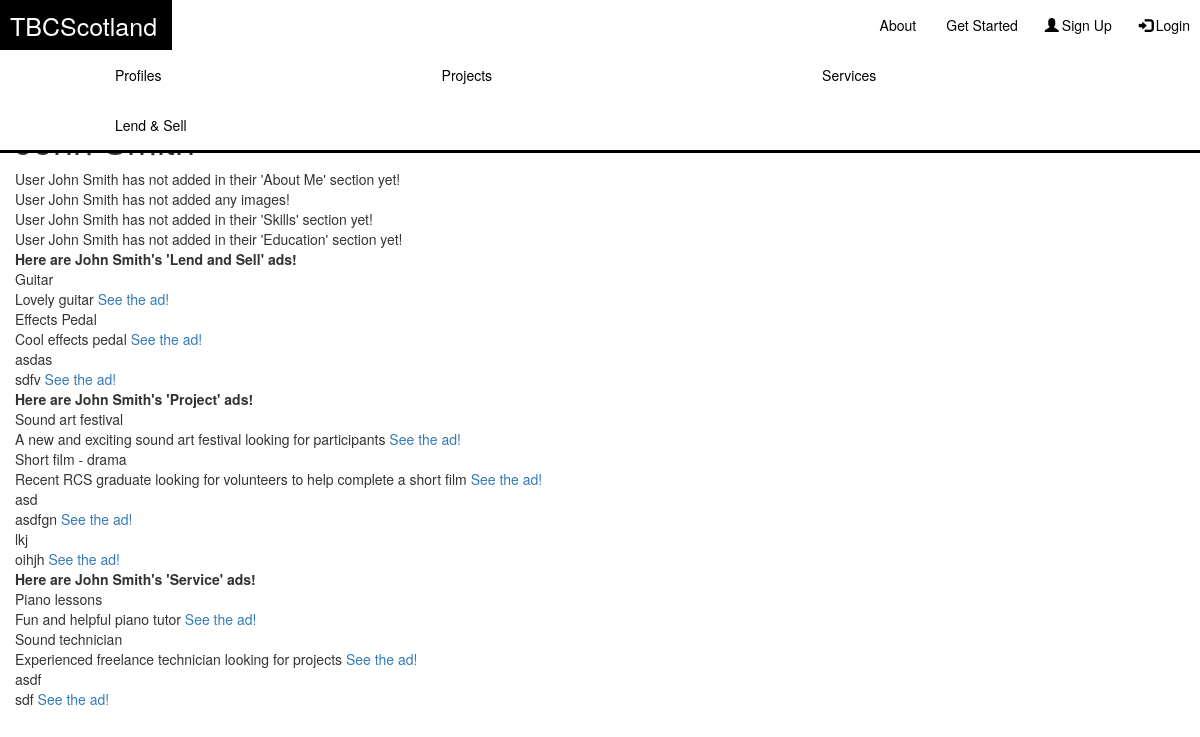
Page /tbc/profiles/john-smith/ on the committed database.
### tbc/models.py (models this page shows, shortened)
class Profile(models.Model):
    name = models.CharField(max_length=128)
    image = models.ImageField(upload_to='profile_images', blank=True)
    skills = models.TextField()
    education = models.TextField()
    aboutme = models.TextField()
    slug = models.SlugField(unique=True)
    portfolio = models.ImageField(upload_to='portfolio_images', blank=True)
    activities = models.ImageField(upload_to='activities_images', blank=True)
    views = models.IntegerField(default=0)
    reviews = models.TextField()
    password = models.CharField(max_length=20)
    email = models.CharField(max_length=128)
    username = models.CharField(max_length=128)
    def __str__(self):
        return self.name

class LendAndSell(models.Model):
    profile = models.ForeignKey(Profile)
    title = models.CharField(max_length=128)
    description = models.TextField()
    views = models.IntegerField(default=0)
    slug = models.SlugField(unique=True)
    image = models.ImageField(upload_to='LendAndSell_images', blank=True)
    price = models.CharField(max_length=128)
    availability = models.CharField(max_length=128)
    keywords = models.TextField()

class Projects(models.Model):
    profile = models.ForeignKey(Profile)
    title = models.CharField(max_length=128)
    description = models.TextField()
    lookingFor = models.TextField()
    views = models.IntegerField(default=0)
    slug = models.SlugField(unique=True)
    image = models.ImageField(upload_to='Projects_images', blank=True)
    timeline = models.CharField(max_length=128)
    keywords = models.TextField()

class Service(models.Model):
    profile = models.ForeignKey(Profile)
    title = models.CharField(max_length=128)
    description = models.TextField()
    views = models.IntegerField(default=0)
    slug = models.SlugField(unique=True)
    image = models.ImageField(upload_to='Service_images', blank=True)
    price = models.CharField(max_length=128)
    availability = models.CharField(max_length=128)
    keywords = models.TextField()
    location = models.CharField(max_length=128)

### tbc/views.py (the view)
# urls.py: url(r'^profiles/(?P<profile_name_slug>[\w\-]+)/$', views.show_profile, name='show_profile'),
def show_profile(request, profile_name_slug):
    context_dict = {}
    try:
        profile = Profile.objects.get(slug=profile_name_slug)
        context_dict['profile'] = profile
        query = profile
        print(query)
        resultsLend = LendAndSell.objects.filter(profile=query)
        resultsProject = Projects.objects.filter(profile=query)
        resultsService = Service.objects.filter(profile=query)
        context_dict['resultsLend'] = resultsLend
        context_dict['resultsProject'] = resultsProject
        context_dict['resultsService'] = resultsService
    except Profile.DoesNotExist:
        context_dict['profile'] = None
    return render(request, 'tbc/profile.html', context_dict)

### templates/tbc/profile.html (shortened to what this page needs)
{% extends 'tbc/base.html' %}
{% block body_block %}
    <body>
        <h1>MAKE SPACE</h1>
        {% if profile %}
        <h1>{{ profile.name }}</h1>
            {% if profile.aboutme %}
            <div>{{ profile.aboutme }}</div>
            {% else %}
            <div>User {{ profile.name }} has not added in their 'About Me' section yet!</div>
            {% endif %}
            {% if profile.image %}
            <div>{{ profile.image }}</div>
            {% else %}
            <div>User {{ profile.name }} has not added any images!</div>
            {% endif %}
            {% if profile.skills %}
            <div>{{ profile.skills }}</div>
            {% else %}
            <div>User {{ profile.name }} has not added in their 'Skills' section yet!</div>
            {% endif %}
            {% if profile.education %}
            <div>{{ profile.education }}</div>
            {% else %}
            <div>User {{ profile.name }} has not added in their 'Education' section yet!</div>
            {% endif %}
        {% if resultsLend %}
            <strong>Here are John Smith's 'Lend and Sell' ads!</strong>
            {% for lend in resultsLend %}
            <div>{{ lend.title }}</div>
            <div>{{ lend.description }}
                <a href="{% url 'show_lendandsell' lend.slug %}">See the ad!</a>
            </div>
            {% endfor %}
            {% else %}
            <div>No lend ads detected</div>
            {% endif %}
            {% if resultsProject %}
            <strong>Here are John Smith's 'Project' ads!</strong>
            {% for project in resultsProject %}
            <div>{{ project.title }}</div>
            <div>{{ project.description }}
                <a href="{% url 'show_project' project.slug %}">See the ad!</a>
            </div>
            {% endfor %}
            {% else %}
            <div>No project ads detected
                </div>
            {% endif %}
            {% if resultsService %}
            <strong>Here are John Smith's 'Service' ads!</strong>
            {% for service in resultsService %}
            <div>{{ service.title }}</div>
            <div>{{ service.description }}
                <a href="{% url 'show_service' service.slug %}">See the ad!</a>
            </div>
            {% endfor %}
            {% else %}
            <div>            No service ads detected
                </div>
            {% endif %}
        {% else %}
        <strong>No Ad!</strong>
        {% endif %}
        <div id="googleMap" style="width:50%;height:150px;">
        </div>
    </body>
{% endblock %}

### static/css/cssmain.css (style rules this page uses)
body { background-color: white; }

### rows in the picture
Profile: name "John Smith"
LendAndSell: title "Guitar", description "Lovely guitar"
LendAndSell: title "Effects Pedal", description "Cool effects pedal"
LendAndSell: title "asdas", description "sdfv"
Projects: title "Sound art festival", description "A new and exciting sound art festival looking for participants"
Projects: title "Short film - drama", description "Recent RCS graduate looking for volunteers to help complete a short film"
Projects: title "asd", description "asdfgn"
Projects: title "lkj", description "oihjh"
Service: title "Piano lessons", description "Fun and helpful piano tutor"
Service: title "Sound technician", description "Experienced freelance technician looking for projects"
Service: title "asdf", description "sdf"
